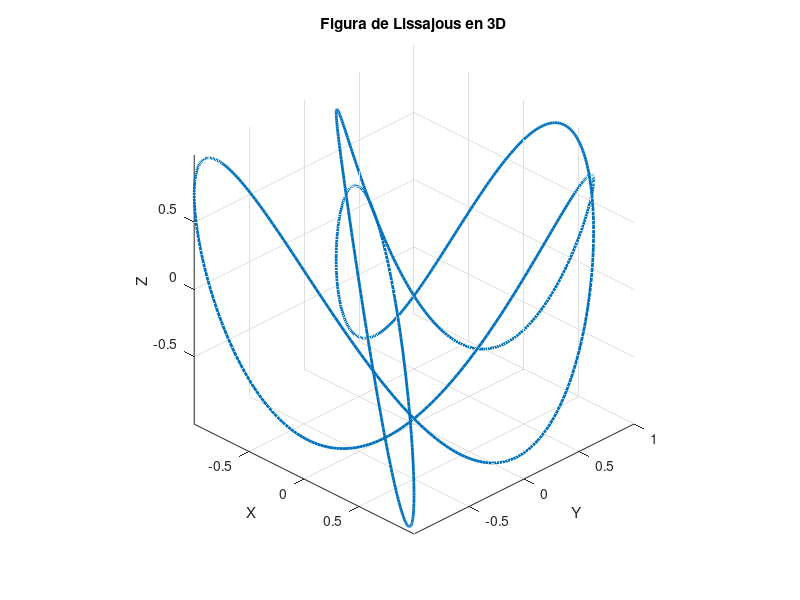

The MATLAB script that drew this image:
% Parámetros básicos
A = 1;
B = 1;
C = 1;
a = 3;
b = 2;
c = 5;
delta_x = 0;
delta_y = pi / 2;
delta_z = pi / 4;

% Tiempo
t = linspace(0, 2*pi, 1000);

% Ecuaciones paramétricas
x = A * sin(a*t + delta_x);
y = B * sin(b*t + delta_y);
z = C * sin(c*t + delta_z);

% Gráfica
figure;
plot3(x, y, z, 'LineWidth', 2);
grid on;
xlabel('X');
ylabel('Y');
zlabel('Z');
title('Figura de Lissajous en 3D');
axis equal;
view(45, 30);
